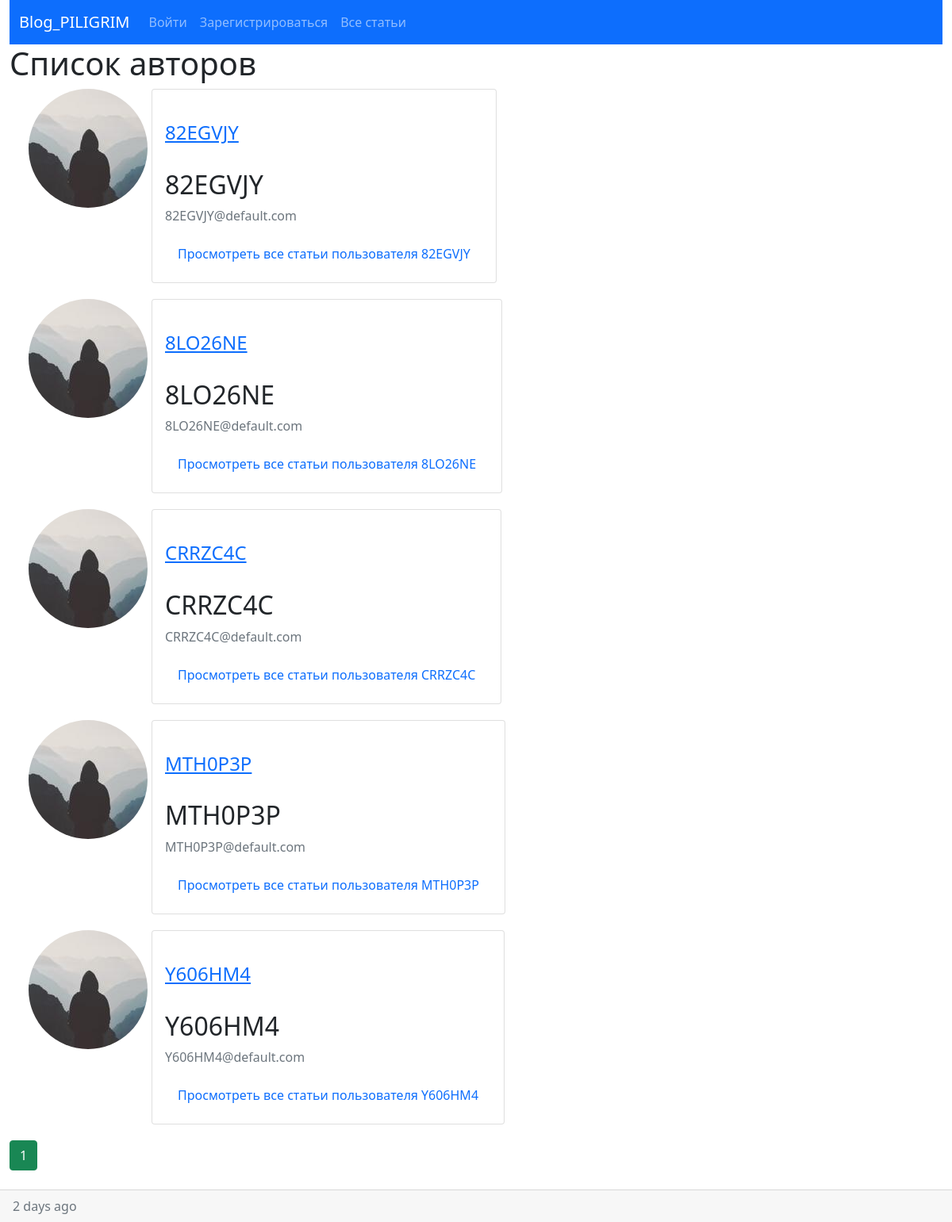
Screenshot of /users/allathors with the database file from the repository.
### blog_piligrim/models/user.py (models this page shows, shortened)
class User(db.Model, UserMixin):
    id = db.Column(db.String(length=36), default=lambda: str(uuid.uuid4()), primary_key=True)
    username = db.Column(db.String(20), unique=True, nullable=False)
    email = db.Column(db.String(120), unique=True, nullable=False)
    avatar = db.Column(db.String(20), nullable=False, default='default.jpg')
    is_staff = db.Column(db.Boolean, nullable=False, default=False)
    _password = db.Column(db.LargeBinary, nullable=False)
    posts = db.relationship('Post', backref='author', lazy=True)
    @property
    def password(self):
        return self._password

### blog_piligrim/users/routes.py (the view)
@users.route("/allathors")
def allathors():
    page = request.args.get('page', 1, type=int)
    authors = {post.user_id for post in Post.query.all()}
    users = User.query.filter(User.id.in_(authors)).order_by(User.username).paginate(page=page, per_page=5)
    return render_template('users/users_list.html', users=users,context_title='Список авторов')

### blog_piligrim/templates/users/users_list.html (shortened to what this page needs)
{% extends 'base.html' %}
{% block body %}
<h1>{{ context_title }}</h1>
{% for user in users.items %}
<div class="container" style="display: flex;">
    <div class="media" style="display: flex; flex-direction: column;">
        <img class="rounded-circle article-img" style="margin-right: 5px;"
             src="{{ url_for('static', filename='profile_pics/' + user.avatar) }}">
    </div>
    <div class="card" style="margin-bottom: 20px;">
        <div class="card-body">
            <br>
            <h4 class="card-title"><a class="title"
                                      href="{{ url_for('users.account', user_id=user.id) }}"
                                      style="margin: 0 auto;">{{ user.username }}</a></h4>
            <br>
            <div class="media-body">
                <h2 class="account-heading">{{ user.username }}</h2>
                <p class="text-secondary">{{ user.email }}</p>
            </div>
            <a class="nav-link {% if request.endpoint == 'posts.allposts_of_user' -%}active{%- endif %}"
               href="{{ url_for('posts.allposts_of_user', user_id=user.id) }}">Просмотреть все статьи пользователя {{
                user.username }} </a>
        </div>
    </div>
</div>
{% endfor %}
{% for page_num in users.iter_pages(left_edge=1, right_edge=1, left_current=1, right_current=2) %}
{% if page_num %}
{% if users.page == page_num %}
<a class="btn btn-success mb-4" href="{{ url_for('users.allusers', page=page_num) }}">{{ page_num }}</a>
{% else %}
<a class="btn btn-outline-success mb-4" href="{{ url_for('users.allusers', page=page_num) }}">{{ page_num }}</a>
{% endif %}
{% else %}
...
{% endif %}
{% endfor %}
{% endblock %}

### rows the page displays
User: avatar (placeholder picture), username "82EGVJY", email "82EGVJY@default.com"
User: avatar (placeholder picture), username "8LO26NE", email "8LO26NE@default.com"
User: avatar (placeholder picture), username "CRRZC4C", email "CRRZC4C@default.com"
User: avatar (placeholder picture), username "MTH0P3P", email "MTH0P3P@default.com"
User: avatar (placeholder picture), username "Y606HM4", email "Y606HM4@default.com"

### other values shown
{{ context_title }} "Список авторов"
{{ page_num }} "1"
